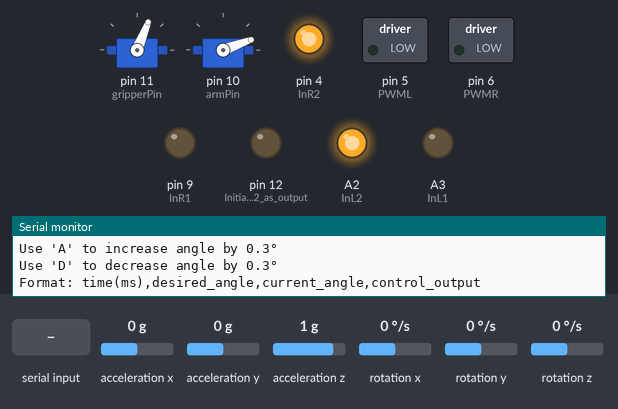
This sketch was run on a simulated Arduino Uno, built with avr-gcc and run on an emulated ATmega328P. Shown: 2 × servo, switched loads named in the sketch (green lamp = pin HIGH), output pins drawn as LEDs (lit = HIGH), the last lines printed to the serial monitor. Inputs (shaded band) come from the test bench; at power-on: acceleration x 0 g, acceleration y 0 g, acceleration z 1 g, rotation x 0 °/s, rotation y 0 °/s, rotation z 0 °/s.

Above: at 3.3 s.
3.4 s: "F" received over the second serial link
At 3.7 s:
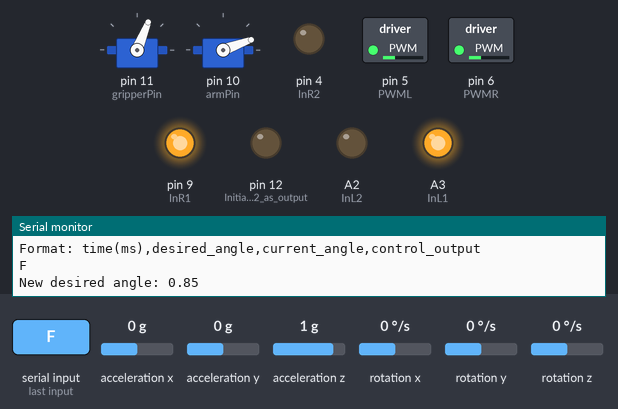
4.9 s: acceleration x set to -1.4 g
At 6.0 s:
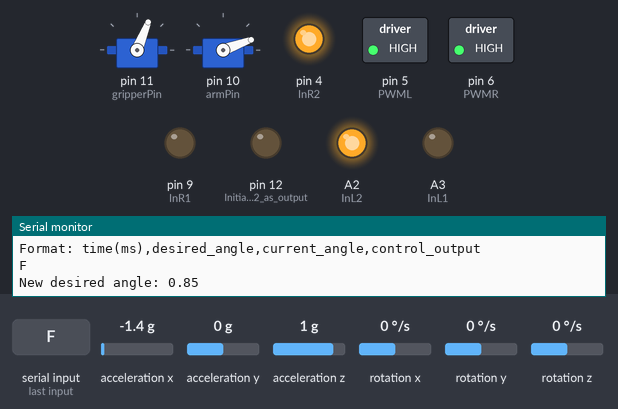
6.4 s: "L" received over the second serial link
7.9 s: acceleration x set to 0.8 g
At 8.3 s:
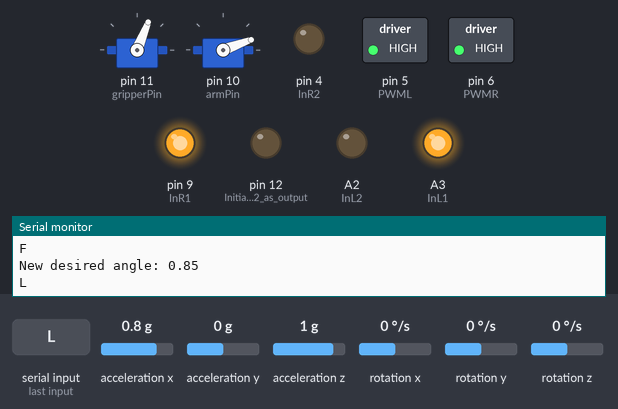
9.5 s: "R" received over the second serial link
At 9.8 s:
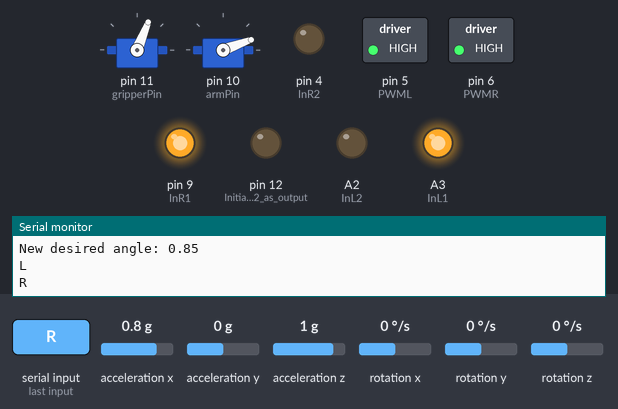
11.0 s: "Z" received over the second serial link
At 11.8 s:
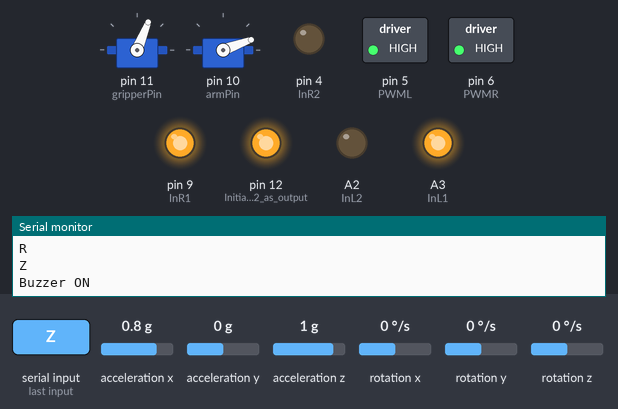
Timing chart, 0 to 13.5 s (numbered marks = the images above; inputs shaded):
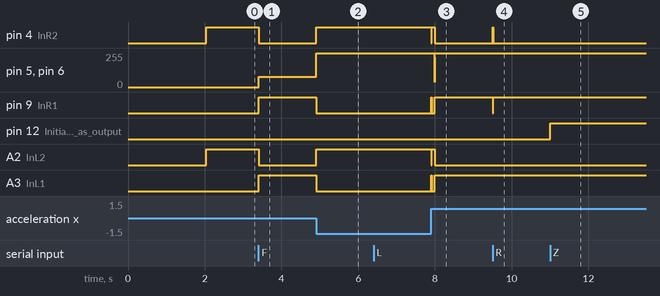

Measured:
- after the input at 3.4 s, pin 4 (InR2), A2 (InL2): HIGH → LOW at once; pin 5 (PWML), pin 6 (PWMR): 0/255 → 76/255 at once; pin 9 (InR1), A3 (InL1): LOW → HIGH at once
- after the input at 4.9 s, pin 4 (InR2), A2 (InL2): LOW → HIGH at once; pin 5 (PWML), pin 6 (PWMR): 76/255 → 255/255 at once; pin 9 (InR1), A3 (InL1): HIGH → LOW at once
- after the input at 7.9 s, pin 4 (InR2), A2 (InL2): HIGH → LOW at once, → HIGH 0.01 s later, → LOW 0.07 s later; pin 5 (PWML), pin 6 (PWMR): 255/255 → 225/255 after 0.08 s, → 34/255 0.01 s later, → 255/255 0.01 s later; pin 9 (InR1), A3 (InL1): LOW → HIGH at once, → LOW 0.01 s later, → HIGH 0.07 s later
- after the input at 9.5 s, pin 4 (InR2): LOW → HIGH at once, → LOW 0.01 s later; pin 9 (InR1): HIGH → LOW at once, → HIGH 0.01 s later
- after the input at 11.0 s, pin 12 (Initialize_D12_as_output): LOW → HIGH at once

The sketch:

Merged.ino
```cpp
#include <MPU6050_light.h>
#include "Wire.h"
#include <SoftwareSerial.h>  // Include SoftwareSerial for Bluetooth communication
#include <ServoTimer2.h>

// Define SoftwareSerial pins for Bluetooth
SoftwareSerial bluetooth(A1, A0);  // RX, TX for HC-05 Bluetooth module

// Define MPU6050 object
MPU6050 mpu(Wire);

// Variables for tilt angle
float tilt = 0.0, tilt_old = 0.0, tilt_dot = 0.0, integral_tilt = 0.0;

// Final output for wheel velocity
int control_output = 0;

// PID gains
float kp = 90.0;
float kd = 1.26;
float ki = 560;

// Timing variables
unsigned long last_sample_time = 0;
const unsigned long SAMPLE_INTERVAL = 20; // Sample every 20ms

// Control variables
const float ANGLE_STEP = 0.85; // Angle change for A/D keys
float initial_tilt = 0.0;
float desired_tilt = 0.0;

// Define motor pins
#define InL1 A3    // INA motor pin
#define PWML 5     // PWM motor pin
#define InL2 A2    // INB motor pin
#define InR1 9     // INA motor pin
#define PWMR 6     // PWM motor pin
#define InR2 4     // INB motor pin

// Maximum integral windup limit
#define INTEGRAL_LIMIT 10.0

// define pins for the servos and Bluetooth
#define gripperPin  11
#define armPin 10   // pin for the second servo
#define rxPin    A1
#define txPin    A0

ServoTimer2 servoGripper;    // declare variable for the gripper servo
ServoTimer2 servoArm;   // declare variable for the arm servo

int currentAngleGripper = 60;  // initial angle for the gripper servo
int currentAngleArm = 0; // initial angle for the arm servo

// Motor initialization function
void motor_init() {
    pinMode(InL1, OUTPUT);
    pinMode(InL2, OUTPUT);
    pinMode(PWML, OUTPUT);
    digitalWrite(InL1, LOW);
    digitalWrite(InL2, LOW);
    analogWrite(PWML, 0);

    pinMode(InR1, OUTPUT);
    pinMode(InR2, OUTPUT);
    pinMode(PWMR, OUTPUT);
    digitalWrite(InR1, LOW);
    digitalWrite(InR2, LOW);
    analogWrite(PWMR, 0);
}

// Timer1 ISR for IMU
void timer1_init() {
    cli();  // Clear global interrupts
    TIMSK1 = 0x01;  // Timer1 overflow interrupt enable
    TCCR1B = 0x00;  // Stop
    TCNT1H = 0xA2;  // Counter higher 8 bit value
    TCNT1L = 0x3F;  // Counter lower 8 bit value
    TCCR1A = 0x00;
    TCCR1C = 0x00;
    TCCR1B = 0x02;  // Start Timer, prescaler 8
    sei();  // Enable global interrupts
}

// Motor control function for left motor
void motor_control_L(int pwm) {
    if (pwm < 0) {
        digitalWrite(InL1, HIGH);
        digitalWrite(InL2, LOW);
        pwm = -pwm;
    } else {
        digitalWrite(InL1, LOW);
        digitalWrite(InL2, HIGH);
    }
    analogWrite(PWML, pwm);
}

// Motor control function for right motor
void motor_control_R(int pwm) {
    if (pwm < 0) {
        digitalWrite(InR1, HIGH);
        digitalWrite(InR2, LOW);
        pwm = -pwm;
    } else {
        digitalWrite(InR1, LOW);
        digitalWrite(InR2, HIGH);
    }
    analogWrite(PWMR, pwm);
}

void left_turn(int tspeed){
  digitalWrite(InR1, LOW);
  digitalWrite(InR2, HIGH);
  digitalWrite(InR1, HIGH);
  digitalWrite(InR2, LOW);

  analogWrite(PWML, tspeed);
  analogWrite(PWMR, tspeed);
}

void right_turn(int tspeed){
  digitalWrite(InR1, HIGH);
  digitalWrite(InR2, LOW);
  digitalWrite(InR1, LOW);
  digitalWrite(InR2, HIGH);

  analogWrite(PWML, tspeed);
  analogWrite(PWMR, tspeed);
}

// Feedback function
void feedback() {
    // Get tilt angle from MPU6050
    tilt = mpu.getAngleY();
    tilt_dot = (tilt - tilt_old) / 0.012;  // Calculate tilt rate
    tilt_old = tilt;

    // Calculate integral term and constrain to prevent windup
    integral_tilt += tilt * 0.012;
    integral_tilt = constrain(integral_tilt, -INTEGRAL_LIMIT, INTEGRAL_LIMIT);
}

// Control equation function
void control_eqn() {
    // PID control
    float control = (kp * (tilt - desired_tilt)) + (kd * tilt_dot) + (ki * integral_tilt);

    // Constrain output for PWM (0-255)
    control_output = constrain(control, -255, 255);

    // Drive motors
    motor_control_L(control_output);
    motor_control_R(control_output);
}

// this function calculates the pulse width for a given angle
int angleToPulse(int angle) {
  return 750 + ((angle / 180.0) * 1500);
}

// ISR for Timer1 overflow
ISR(TIMER1_OVF_vect) {
    sei();
    TCNT1H = 0xA2;
    TCNT1L = 0x3F;
    mpu.update();  // Update IMU data
    cli();
    feedback();
    control_eqn();
}

// Setup function
void setup() {
    Serial.begin(9600);

    // Initialize buzzer on D12
    pinMode(12, OUTPUT); // Initialize D12 as output for buzzer
    digitalWrite(12, LOW); // Start with the buzzer off

    // Attach the servos to their respective pins
    servoGripper.attach(gripperPin);     // attach the gripper servo pin
    servoArm.attach(armPin);   // attach the arm servo pin
    servoGripper.write(angleToPulse(currentAngleGripper));  // write the initial angle for the gripper servo
    servoArm.write(angleToPulse(currentAngleArm)); // write the initial angle for the arm servo

    bluetooth.begin(9600); // Start Bluetooth communication at 9600 baud rate
    Serial.println("Control System Starting...");
    Serial.println("Bluetooth is ready!");

    // MPU6050 setup
    Wire.begin();
    byte status = mpu.begin();
    Serial.print(F("MPU6050 status: "));
    Serial.println(status);
    if (status != 0) {
        Serial.println("MPU initialization failed! Check connections.");
        while (1);  // Halt program if MPU initialization fails
    }
    Serial.println("MPU initialization done");
    delay(1000);
    mpu.calcOffsets(true, true);

    // Get initial tilt angle
    mpu.update();
    initial_tilt = mpu.getAngleY();
    desired_tilt = initial_tilt;
    Serial.print("Initial tilt angle: ");
    Serial.println(initial_tilt);

    // Motor setup
    motor_init();
    Serial.println("Motors initialized");

    // Timer setup
    timer1_init();
    Serial.println("Timer initialized");

    Serial.println("System ready!");
    Serial.println("Use 'A' to increase angle by 0.3°");
    Serial.println("Use 'D' to decrease angle by 0.3°");
    Serial.println("Format: time(ms),desired_angle,current_angle,control_output");
}

// Loop function
void loop() {
    // Check for data from Serial Monitor
    if (bluetooth.available()) {
        // Read the incoming character
        char input = bluetooth.read();
        Serial.println(input); // Optional for debugging

        switch (input) {
            case 'F':
                desired_tilt += ANGLE_STEP;
                Serial.print("New desired angle: ");
                Serial.println(desired_tilt);
                break;

            case 'B':
                desired_tilt -= ANGLE_STEP;
                Serial.print("New desired angle: ");
                Serial.println(desired_tilt);
                break;

            case 'L':
                left_turn(255);
                break;

            case 'R':
                right_turn(255);
                break;

            case 'Z':
                // Turn on the buzzer
                digitalWrite(12, HIGH);
                Serial.println("Buzzer ON");
                break;

            case 'z':
                // Turn off the buzzer
                digitalWrite(12, LOW);
                Serial.println("Buzzer OFF");
                break;

      case 'U': // decrease the angle of the gripper
        currentAngleGripper = constrain(currentAngleGripper - 10, 60, 130);
        servoGripper.write(angleToPulse(currentAngleGripper));
        Serial.print("Decreased gripper angle: ");
        Serial.println(currentAngleGripper);
        break;

      case 'D': // increase the angle of the gripper
        currentAngleGripper = constrain(currentAngleGripper + 10, 60, 130);
        servoGripper.write(angleToPulse(currentAngleGripper));
        Serial.print("Increased gripper angle: ");
        Serial.println(currentAngleGripper);
        break;

      case 'O': // move the arm servo to 0 degrees
        currentAngleArm = 0;
        servoArm.write(angleToPulse(currentAngleArm));
        Serial.println("Arm servo moved to 0 degrees");
        break;

      case 'C': // move the arm servo to 180 degrees
        currentAngleArm = 180;
        servoArm.write(angleToPulse(currentAngleArm));
        Serial.println("Arm servo moved to 180 degrees");
        break;

      case 'P': // reset pos
        desired_tilt = initial_tilt;
        break;

            default:
                Serial.println("Unknown command.");
                break;
        }
    }
}
```
